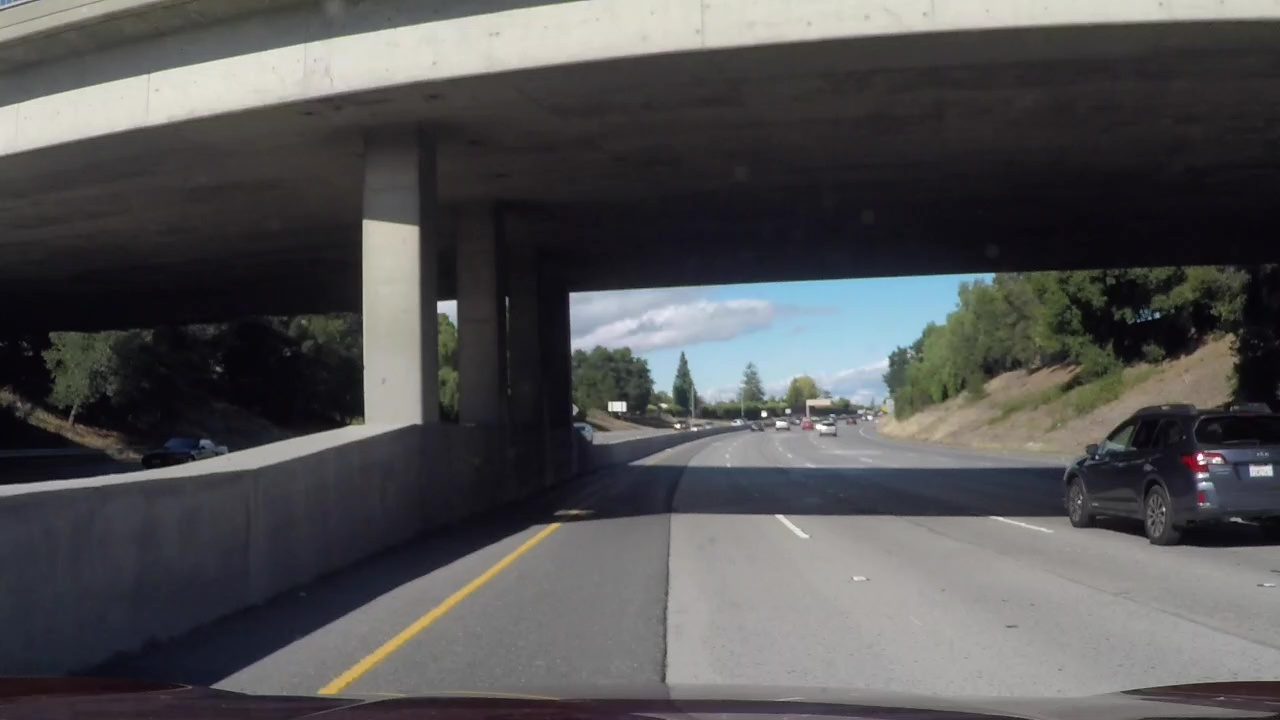
#> input picture test_images/vlcsnap-00001.jpg, 1280 x 720 px
$ python -i thresholding.py   (imports and definitions only)   (older library calls are emulated)
#> lines starting #> are read from the running program, lines starting #| are printed output that depends on the picture; after the words box and inside, x2 and y2 are one past the last pixel; in counts of white or black regions, pixels touching at a corner belong together
import cv2
import numpy as np


def abs_sobel_thresh(img, orient='x', sobel_kernel=3, thresh=(0, 255)):
    # Apply x or y gradient with the OpenCV Sobel() function
    # and take the absolute value
#> called with orient = 'x', sobel_kernel = 5, thresh = (20, 150)
    if orient == 'x':
        dir_sobel = cv2.Sobel(img, cv2.CV_64F, 0, 1, ksize=sobel_kernel)
    elif orient == 'y':
        dir_sobel = cv2.Sobel(img, cv2.CV_64F, 1, 0, ksize=sobel_kernel)

    abs_sobel = np.absolute(dir_sobel)
    # Rescale back to 8 bit integer
    scaled_sobel = np.uint8(255*abs_sobel/np.max(abs_sobel))

    # Use OpenCV inRange function to build a mask.
    binary_output = cv2.inRange(scaled_sobel, thresh[0], thresh[1])
#> binary_output: shape (720, 1280); 4.3% white; 1299 white regions (946 under 20 px), largest, box (x1, y1, x2, y2) and area: (318, 520, 561, 697) 3845, (592, 270, 993, 294) 2128, (629, 464, 1066, 471) 1374

    # Return the result
    return [binary_output, dir_sobel]


def combined_sobel_thresh(img, abs_kernel=3, abs_thresh_x=(0, 255),
                          abs_thresh_y=(0, 255),
                          mag_kernel=3, mag_thresh=(0, 255),
                          dir_kernel=3, dir_thresh=(0, np.pi/2)):
    hsv2 = cv2.cvtColor(img, cv2.COLOR_RGB2HLS)[:, :, 2]
    x_sobel_mask, x_sobel = abs_sobel_thresh(hsv2, 'x', sobel_kernel=abs_kernel,
                                             thresh=abs_thresh_x)
    y_sobel_mask, y_sobel = abs_sobel_thresh(hsv2, 'y', sobel_kernel=abs_kernel,
                                             thresh=abs_thresh_y)
#> call 2 of abs_sobel_thresh, with orient = 'y', sobel_kernel = 5, thresh = (15, 150)
#> in abs_sobel_thresh (call 2), `binary_output = cv2.inRange(scaled_sobel, thresh[0], thresh[1])`:
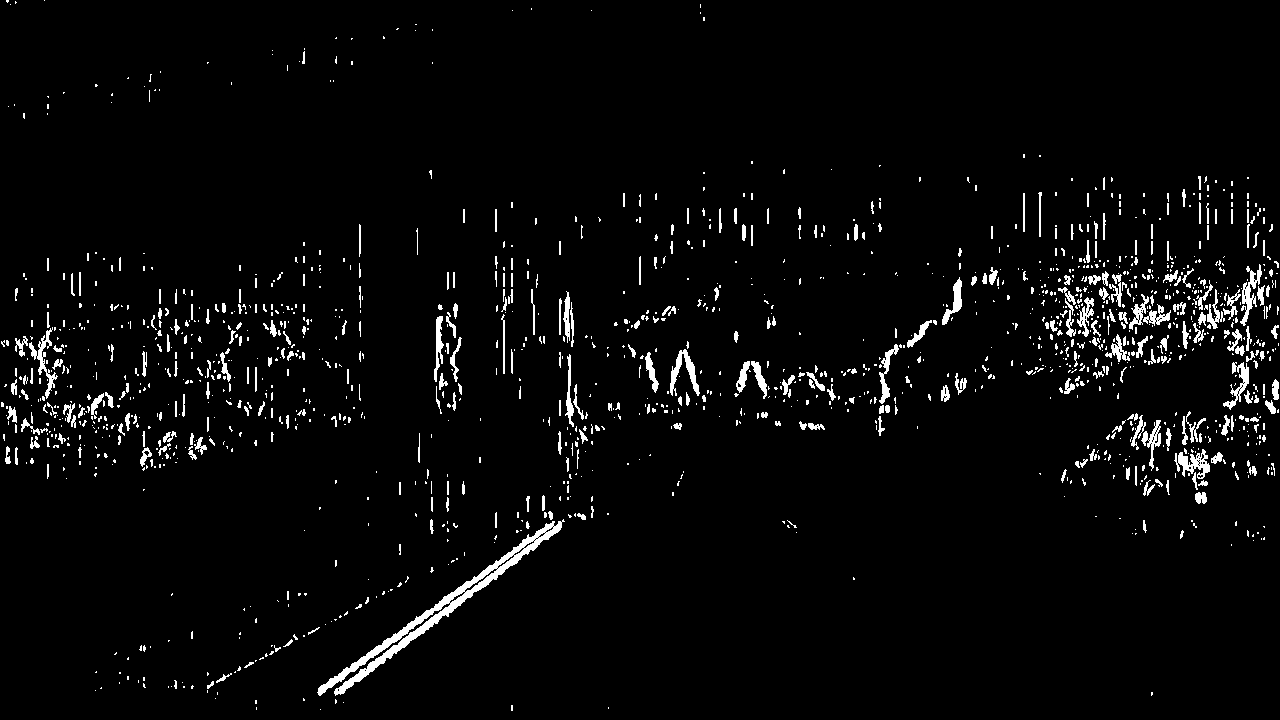
#> binary_output: shape (720, 1280); 3.5% white; 1534 white regions (1184 under 20 px), largest, box (x1, y1, x2, y2) and area: (317, 519, 565, 696) 3717, (1174, 449, 1210, 479) 503, (670, 349, 700, 396) 497
    # Try to recycle the the sobel values, which is only possible if we have the
    # same kernel.
    if abs_kernel != mag_kernel:
        x_sobel_m, x_sobel = abs_sobel_thresh(hsv2, 'x',
                                              sobel_kernel=mag_kernel,
                                              thresh=abs_thresh_x)
        y_sobel_m, y_sobel = abs_sobel_thresh(hsv2, 'y',
                                              sobel_kernel=mag_kernel,
                                              thresh=abs_thresh_y)

    # Calculate the gradient magnitude
    gradmag = np.sqrt(x_sobel * x_sobel + y_sobel * y_sobel)
    # Rescale to 8 bit
    scale_factor = np.max(gradmag) / 255
#> scale_factor = 43.9
    gradmag = (gradmag / scale_factor).astype(np.uint8)
    # Calculate the gradient magnitude mask.
    grad_mask = cv2.inRange(gradmag, mag_thresh[0], mag_thresh[1])
#> grad_mask: shape (720, 1280); 8.3% white; 1039 white regions (747 under 20 px), largest, box (x1, y1, x2, y2) and area: (998, 175, 1280, 414) 11704, (571, 267, 998, 414) 9636, (0, 494, 565, 699) 8652

    # Try to recycle the the sobel values, which is only possible if we have the
    # same kernel.
    if dir_kernel != mag_kernel:
        x_sobel_m, x_sobel = abs_sobel_thresh(hsv2, 'x',
                                              sobel_kernel=dir_kernel,
                                              thresh=dir_thresh)
        y_sobel_m, y_sobel = abs_sobel_thresh(hsv2, 'y',
                                              sobel_kernel=dir_kernel,
                                              thresh=dir_thresh)

    dir = np.arctan2(np.absolute(y_sobel), np.absolute(x_sobel))
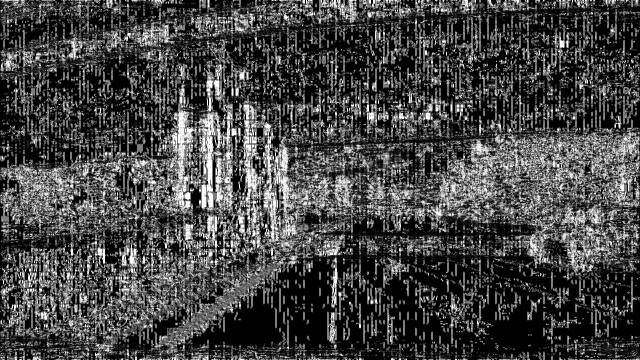
#> dir: shape (720, 1280) float64 (shown at 1/2 size); min 0, max 1.57, mean 0.428; drawn with min black and max white
    dir_mask = cv2.inRange(dir, dir_thresh[0], dir_thresh[1])
#> dir_mask: shape (720, 1280); 12.8% white in thin lines or dots

    x_sobel_mask[x_sobel_mask > 0] = 1
    y_sobel_mask[y_sobel_mask > 0] = 1
    grad_mask[grad_mask > 0] = 1
    dir_mask[dir_mask > 0] = 1
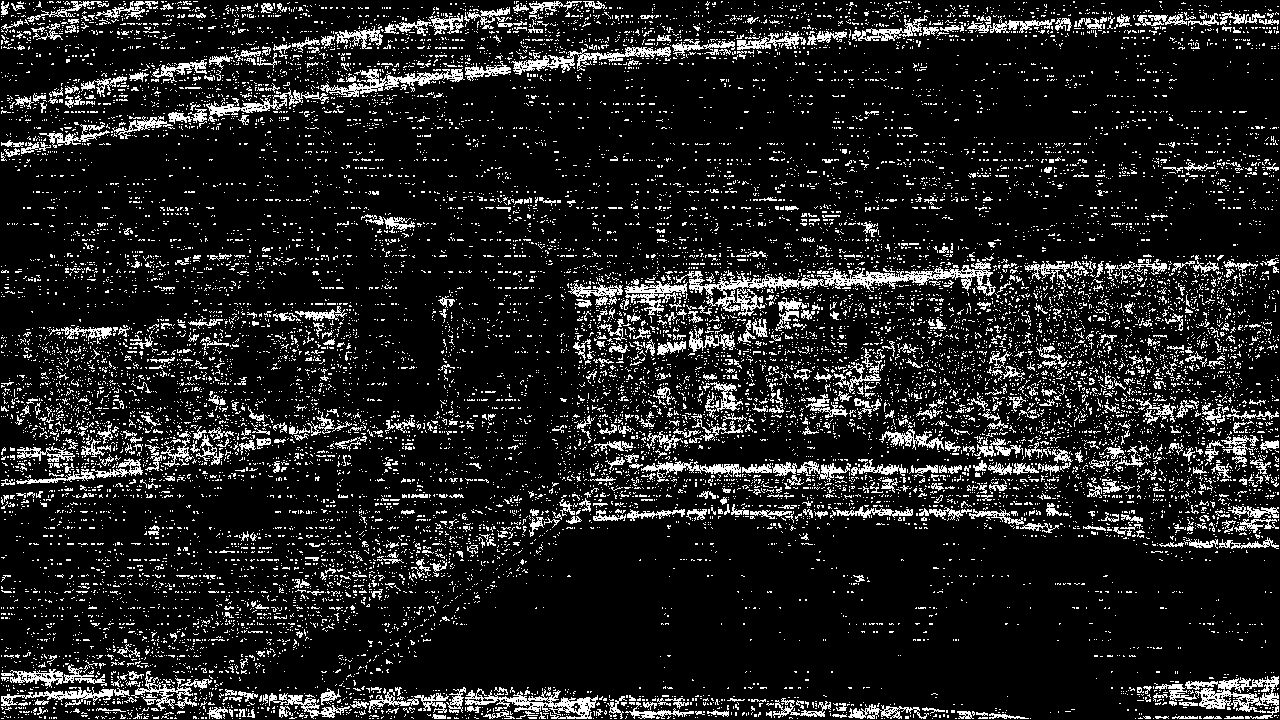
#> dir_mask: shape (720, 1280); values 0 (black) and 1 (white), 12.8% white in thin lines or dots
    final_mask = cv2.bitwise_or(cv2.bitwise_and(x_sobel_mask, y_sobel_mask),
                                cv2.bitwise_and(grad_mask, dir_mask))
#> final_mask: shape (720, 1280); values 0 (black) and 1 (white), 3.9% white in thin lines or dots

    return final_mask


def white_thresh(img):
    # Convert to YUV color space for easy white thresholding.
    yuv = cv2.cvtColor(img, cv2.COLOR_RGB2YUV)
#> yuv: shape (720, 1280, 3); mean of channels 0, 1, 2 82.7, 128.3, 128.2
    lower_white = np.array([190, 112, 120], dtype=np.uint8)
    upper_white = np.array([255, 135, 135], dtype=np.uint8)
    mask = cv2.inRange(yuv, lower_white, upper_white)
#> mask: shape (720, 1280); 6.3% white; 95 white regions (72 under 20 px), largest, box (x1, y1, x2, y2) and area: (0, 0, 1280, 154) 52456, (572, 308, 719, 350) 2419, (368, 222, 412, 280) 1724
    mask[mask > 0] = 1
    return mask


def yellow_thresh(img):
    # Convert to HSV color space for easy yellow thresholding.
    hsv = cv2.cvtColor(img, cv2.COLOR_RGB2HSV)
#> hsv: shape (720, 1280, 3); mean H, S, V 87.8, 38.8, 87.8
    lower_yellow = np.array([80, 90, 180], dtype=np.uint8)
    upper_yellow = np.array([120, 255, 255], dtype=np.uint8)
    mask = cv2.inRange(hsv, lower_yellow, upper_yellow)
#> mask: shape (720, 1280); 0.54% white; 2 white regions, box (x1, y1, x2, y2) and area: (720, 276, 978, 308) 4978, (981, 275, 992, 280) 35
    mask[mask > 0] = 1
    return mask


def isolate_lanes(img):
    c_sobol_msk = combined_sobel_thresh(img,
                                        abs_kernel=5, abs_thresh_x=(20, 150),
                                        abs_thresh_y=(15, 150),
                                        mag_kernel=5, mag_thresh=(15, 150),
                                        dir_kernel=3, dir_thresh=(0.01, 0.3))
    white_msk = white_thresh(img)
    yellow_msk = yellow_thresh(img)

    lanes = cv2.bitwise_or(c_sobol_msk, cv2.bitwise_or(white_msk, yellow_msk))
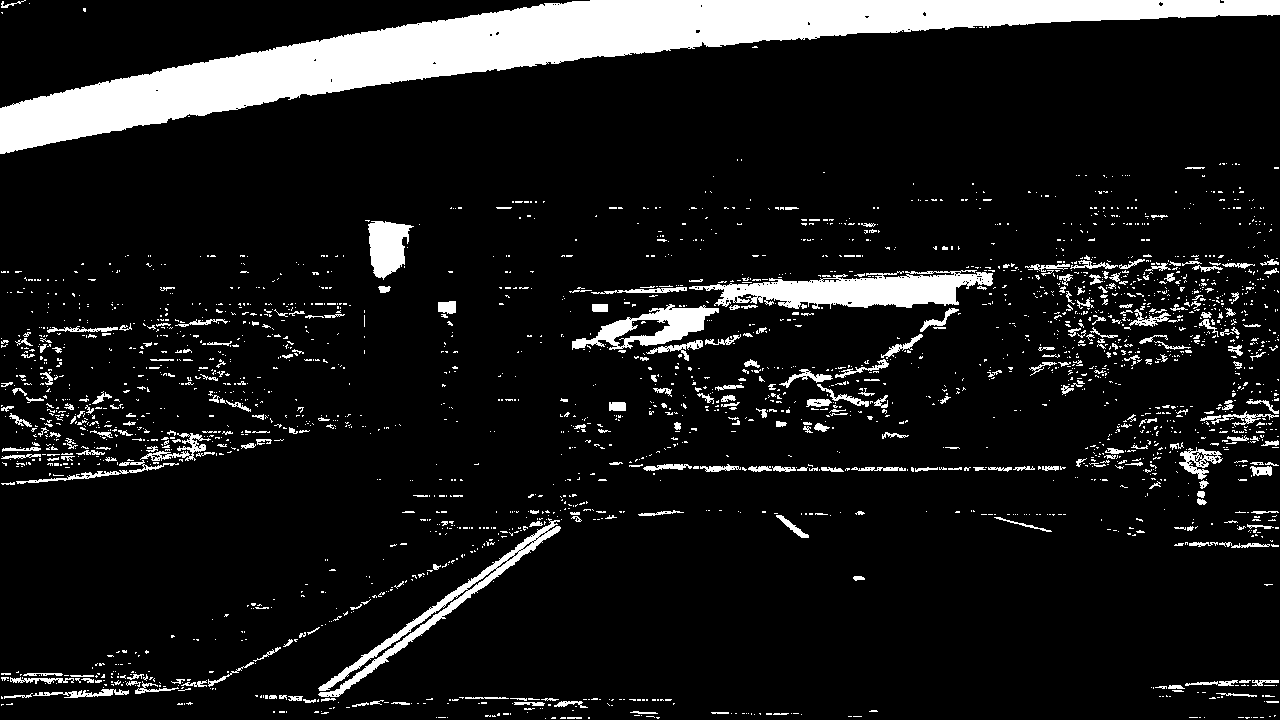
#> lanes: shape (720, 1280); values 0 (black) and 1 (white), 10.6% white; 2506 white regions (2176 under 20 px), largest, box (x1, y1, x2, y2) and area: (0, 0, 1280, 154) 53518, (689, 270, 993, 309) 6603, (318, 518, 561, 697) 3634
    return [lanes, white_msk, yellow_msk]

>>> import cv2
>>> picture = cv2.cvtColor(cv2.imread('../test_images/vlcsnap-00001.jpg'), cv2.COLOR_BGR2RGB)
>>> result = isolate_lanes(picture)
#> result = 3 items

$ run again, on test_images/vlcsnap-00002.jpg
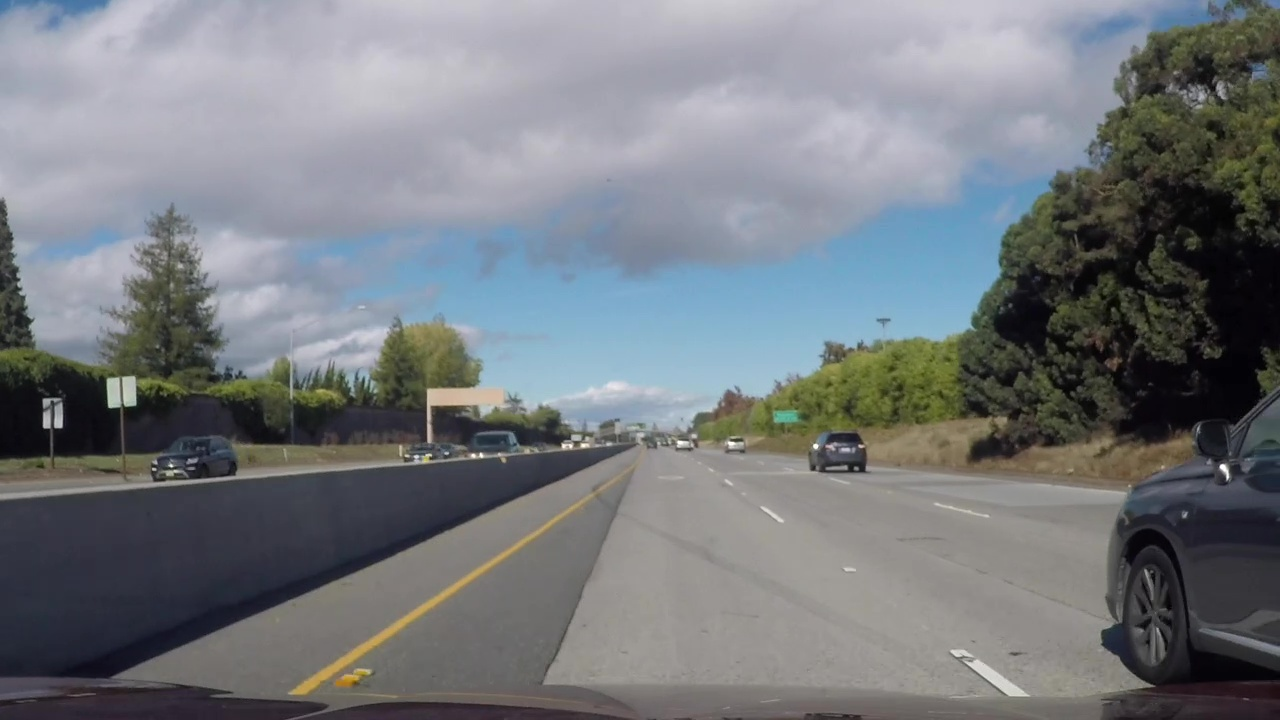
#> input picture test_images/vlcsnap-00002.jpg, 1280 x 720 px
#> binary_output: shape (720, 1280); 4.1% white; 1655 white regions (1315 under 20 px), largest, box (x1, y1, x2, y2) and area: (289, 494, 591, 699) 3878, (36, 585, 322, 680) 1085, (824, 326, 977, 349) 1010
#> in abs_sobel_thresh (call 2), `binary_output = cv2.inRange(scaled_sobel, thresh[0], thresh[1])`:
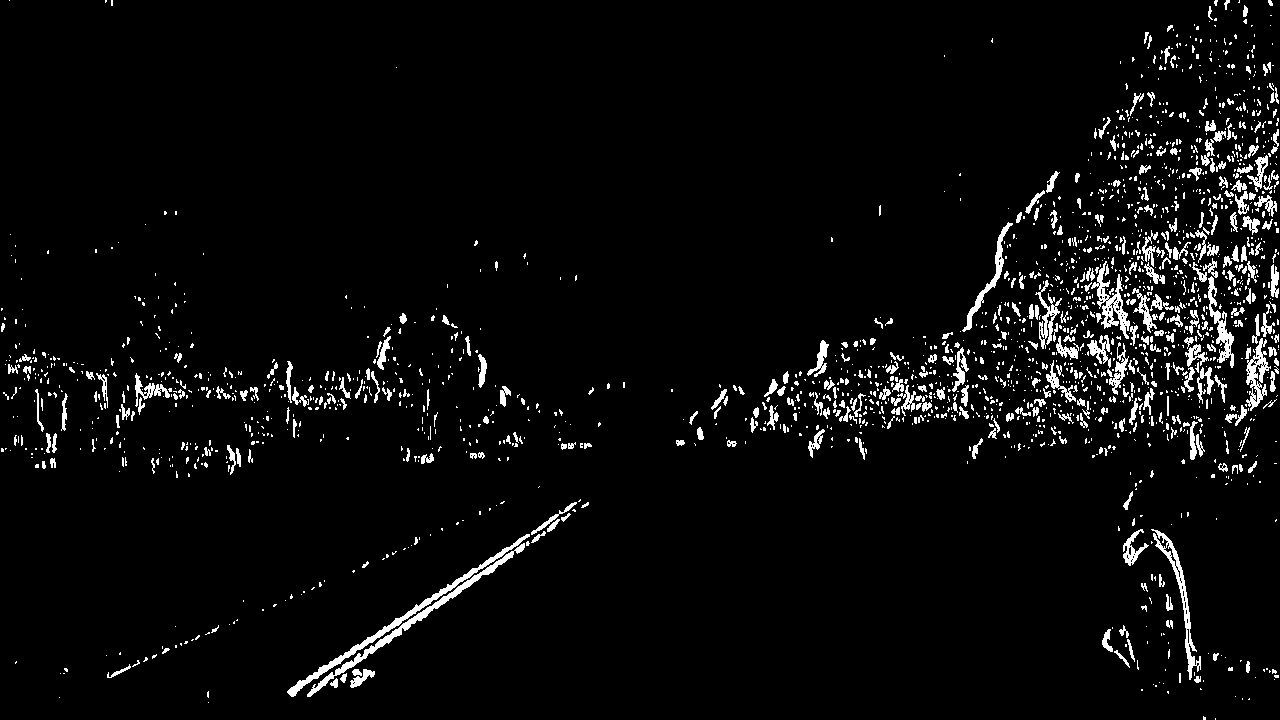
#> binary_output: shape (720, 1280); 4.3% white; 1999 white regions (1592 under 20 px), largest, box (x1, y1, x2, y2) and area: (287, 534, 530, 697) 1543, (307, 543, 525, 697) 1514, (1151, 529, 1201, 680) 1031
#> scale_factor = 44.49
#> binary_output: shape (720, 1280); 45% white; 11378 white regions (10842 under 20 px), largest, box (x1, y1, x2, y2) and area: (0, 0, 1280, 263) 147034, (0, 433, 1280, 720) 123295, (0, 461, 555, 655) 31310
#> binary_output: shape (720, 1280); 57.1% white; 6067 black regions (4971 under 20 px), largest, box (x1, y1, x2, y2) and area: (1, 0, 1279, 720) 291090, (579, 184, 715, 298) 4183, (778, 180, 909, 286) 3743
#> final_mask: shape (720, 1280); values 0 (black) and 1 (white), 4% white in thin lines or dots
#> yuv: shape (720, 1280, 3); mean of channels 0, 1, 2 121, 130.5, 125.1
#> hsv: shape (720, 1280, 3); mean H, S, V 82.4, 41.8, 131.6
#> in isolate_lanes, `lanes = cv2.bitwise_or(c_sobol_msk, cv2.bitwise_or(white_msk, yellow_m..`:
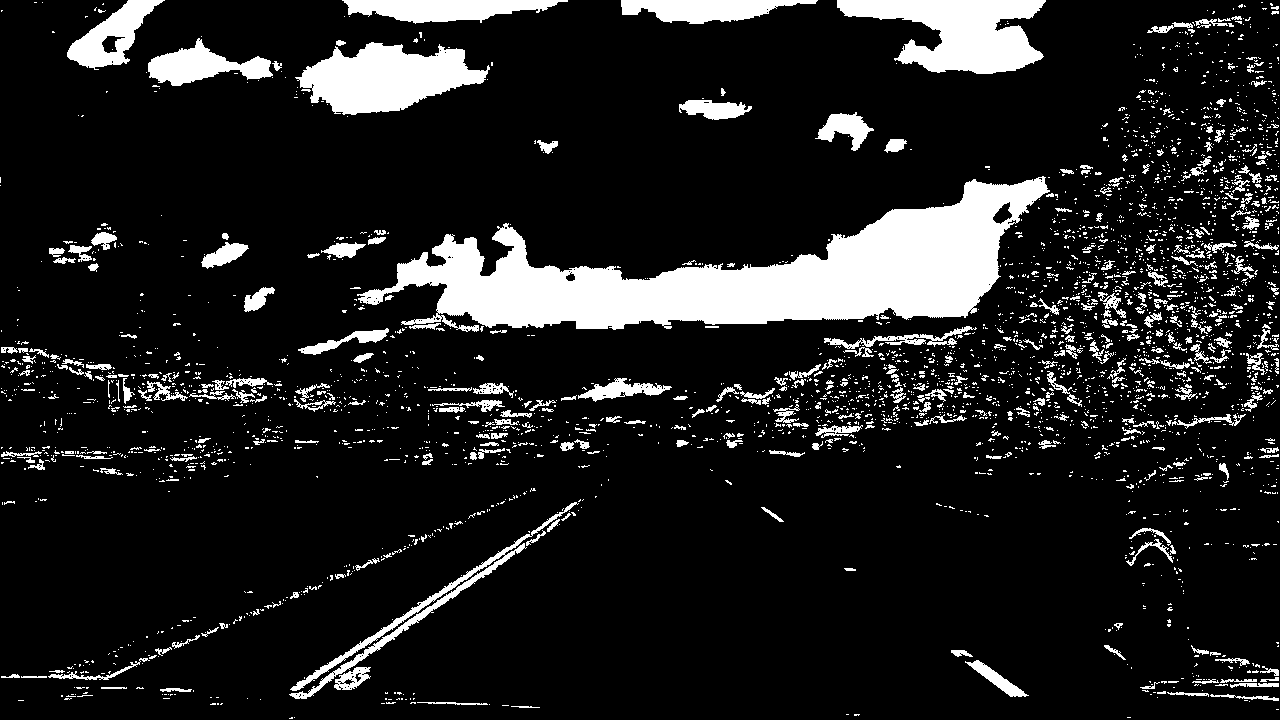
#> lanes: shape (720, 1280); values 0 (black) and 1 (white), 12.8% white; 3264 white regions (2894 under 20 px), largest, box (x1, y1, x2, y2) and area: (357, 176, 1050, 332) 44074, (837, 0, 1046, 74) 9208, (295, 42, 490, 115) 8584
#> result = 3 items
